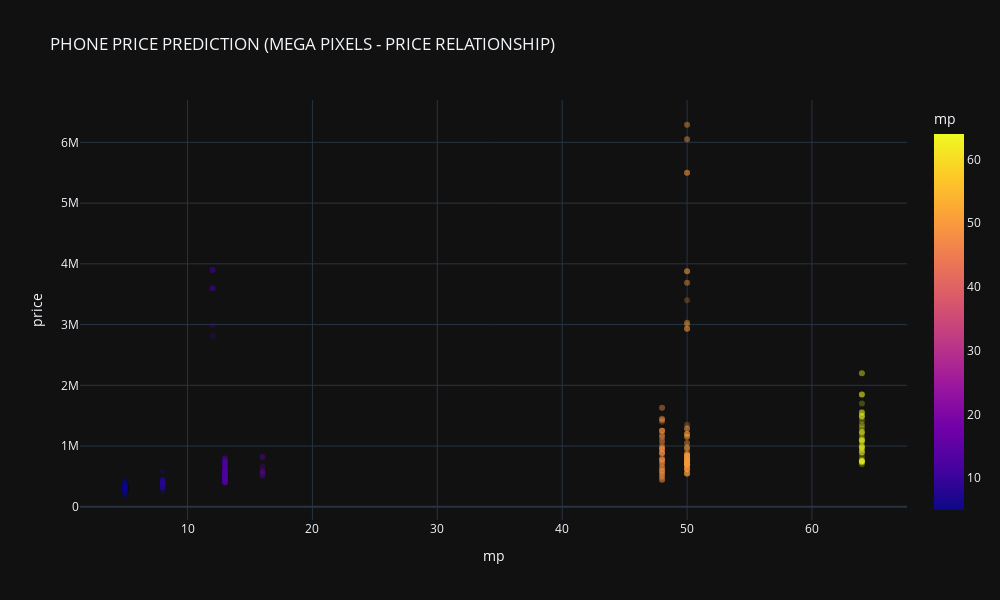

Notebook source saved alongside this figure:
### Markdown cell above
visualization to assess the relationship of mp with the target variable Price

### Code cell
# scatter plot of mp and price
fig = px.scatter(phone_df, x='mp', y='price', opacity = 0.25, template = 'plotly_dark', 
                color='mp', hover_data=['mp', 'price'],title = 'PHONE PRICE PREDICTION (MEGA PIXELS - PRICE RELATIONSHIP)')
fig.update_layout(width=1000, height=600)
fig.show()

### Figure 1 — Plotly figure (JSON) as saved in the notebook; plotly's stock layout.template omitted (floating-point values rounded to 4 significant figures; data arrays with more than 128 entries replaced by an {"elided": "..."} marker saying what was removed)
{"data": [{"hovertemplate": "mp=%{marker.color}<br>price=%{y}<extra></extra>", "legendgroup": "", "marker": {"color": {"elided": "379 int values"}, "coloraxis": "coloraxis", "opacity": 0.25, "symbol": "circle"}, "mode": "markers", "name": "", "orientation": "v", "showlegend": false, "type": "scatter", "x": {"elided": "379 int values"}, "xaxis": "x", "y": {"elided": "379 int values"}, "yaxis": "y"}], "layout": {"coloraxis": {"colorbar": {"title": {"text": "mp"}}, "colorscale": [[0, "#0d0887"], [0.1111, "#46039f"], [0.2222, "#7201a8"], [0.3333, "#9c179e"], [0.4444, "#bd3786"], [0.5556, "#d8576b"], [0.6667, "#ed7953"], [0.7778, "#fb9f3a"], [0.8889, "#fdca26"], [1, "#f0f921"]]}, "height": 600, "legend": {"tracegroupgap": 0}, "title": {"text": "PHONE PRICE PREDICTION (MEGA PIXELS - PRICE RELATIONSHIP)"}, "width": 1000, "xaxis": {"anchor": "y", "domain": [0, 1], "title": {"text": "mp"}}, "yaxis": {"anchor": "x", "domain": [0, 1], "title": {"text": "price"}}}}
